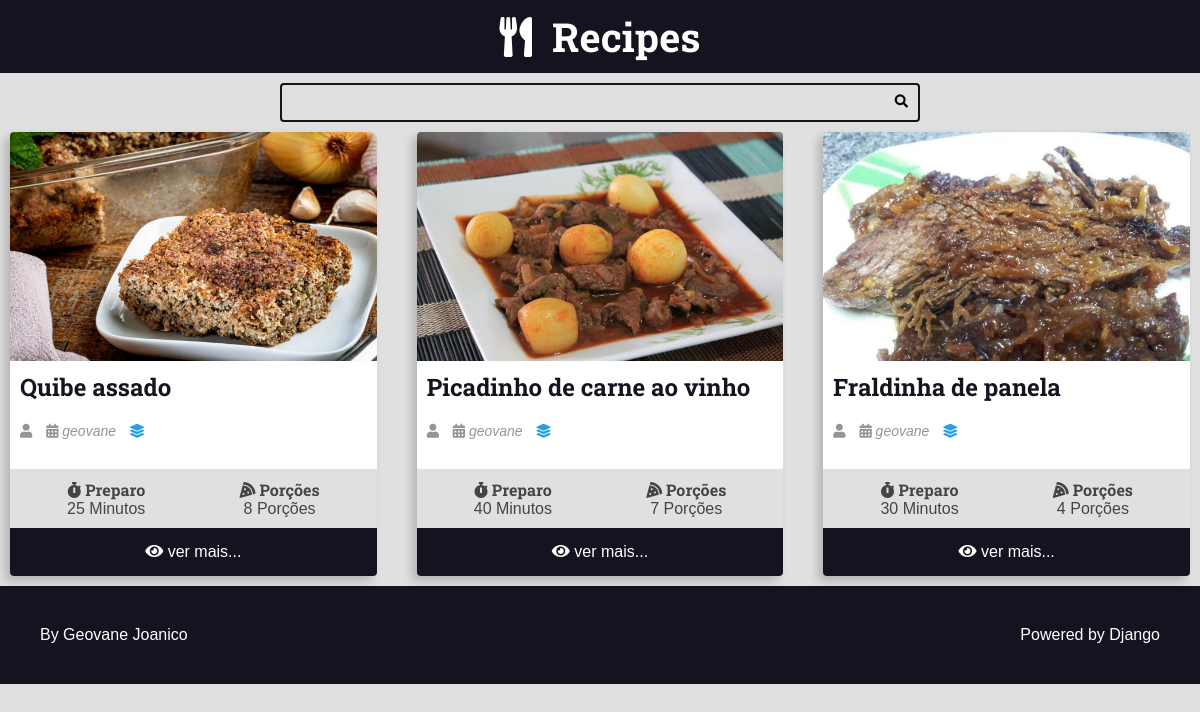
/recipes/category/2/, run on the app's committed database.
### recipes/models.py (models this page shows, shortened)
class Recipe(models.Model):
    title = models.CharField(max_length=65)
    descripition = models.CharField(max_length=165)
    slug = models.SlugField()
    preparation_time = models.IntegerField()
    preparation_time_unit = models.CharField(max_length=65)
    servings = models.IntegerField()
    servings_unit = models.CharField(max_length=65)
    preparation_steps = models.TextField()
    preparation_steps_is_html = models.BooleanField(default=False)
    created_at = models.DateField(auto_now_add=True)
    updated_at = models.DateField(auto_now=True)
    is_published = models.BooleanField(default=False)
    cover = models.ImageField(upload_to='recipes/covers/%Y/%m/%d/', blank=True, default='')
    category = models.ForeignKey(Category, on_delete=models.SET_NULL, null=True, blank=True, default=None,)
    author = models.ForeignKey(User, on_delete=models.SET_NULL, null=True)

### recipes/views.py (the view)
# urls.py: path('recipes/category/<int:category_id>/', views.category, name="category"),
def category(request, category_id):
    recipes = Recipe.objects.filter(category__id=category_id, is_published=True).order_by('-id')
    return render(request, 'recipes/pages/category.html', context={
        'recipes': recipes,
    })

### recipes/templates/recipes/pages/category.html (shortened to what this page needs)
{% extends "global/base.html" %}
{% block content %}
<div class="main-content main-content-list container">
    {% for recipe in recipes %}
    {% include 'recipes/partials/recipe.html' %}
    {% endfor %}
 </div>
 {% endblock content %}

### recipes/templates/recipes/partials/recipe.html (shortened to what this page needs)
<div class="recipe recipe-list-item">
    {% if recipe.cover %}
    <div class="recipe-cover">
        <a href="{% url 'recipes:recipe' recipe.id %}">
        <img src="{{recipe.cover.url}}" alt="Temporário">
        </a>
    </div>
    {% endif %}
    <div class="recipe-title-container">
        <h2 class="recipe-title">
        <a href="{% url 'recipes:recipe' recipe.id %}">
        {{recipe.title}}</h2>
    </div>
    <div class="recipe-author">
        <span class="recipe-author-item">
            <i class="fas fa-user"></i>
        </span>
        <span class="recipe-author-item">
            <i class="fas fa-calendar-alt"></i>
            {% if recipe.author.first_name %}
            {{ recipe.created_at|date:"d/m/Y" }} às {{ recipe.created_at|time:"H:i" }}
            {% else %}
            {{ recipe.author.username }}
            {% endif %}
        </span>
        {% if recipe.category is not None %}
            <span class="recipe-author-item">
                <a href="{% url "recipes:category" recipe.category.id %}">
                    <i class="fas fa-layer-group"></i>
                </a>
            </span>
        {% endif %}
    </div>
    <div class="recipe-content">
    </div>
    <div class="recipe-meta-container">
        <div class="recipe-meta recipe-preparation">
            <h3 class="recipe-meta-title"><i class="fas fa-stopwatch"></i> Preparo</h3>
            <div class="recipe-meta-text">
                {{recipe.preparation_time}} {{recipe.preparation_time_unit}}
            </div>
        </div>
        <div class="recipe-meta recipe-servings">
            <h3 class="recipe-meta-title"><i class="fas fa-pizza-slice"></i> Porções</h3>
            <div class="recipe-meta-text">
                {{recipe.servings}} {{recipe.servings_unit}}
            </div>
        </div>
    </div>
    {% if is_detail_page is not True %}
    <footer class="recipe-footer">
        <a class="recipe-read-more button button-dark button-full-width" href={% url 'recipes:recipe' recipe.id %}>
            <i class="fas fa-eye"></i>
            <span>ver mais...</span>
    </footer>
    {% endif %}
</div>

### recipes/static/recipes/css/styles.css (style rules this page uses)
:root { --color-primary: #269fe6; --color-primary-hover: #2086c2; --color-primary-dark: #13141f; --color-primary-dark-hover: #212336; --color-primary-light: #d4ecfa; --color-primary-light-hover: #bdd8e7; --color-white: #fff; --color-black: #000; --color-dark-text: #444; --color-info-light: #cce5ff; --color-debug-light: #cce5ff; --color-success-light: #d4edda; --color-alert-light: #fff3cd; --color-warning-light: #fff3cd; --color-error-light: #f8d7da; --color-info-dark: #4d86c4; --color-debug-dark: #4d86c4; --color-success-dark: #4a9c5d; --color-alert-dark: #927f40; --color-warning-dark: #927f40; --color-error-dark: #da525d; --color-gray-0: #f9f9f9; --color-gray-1: #e0e0e0; --color-gray-2: #c7c7c7; --color-gray-3: #aeaeae; --color-gray-4: #959595; --color-gray-5: #7d7d7d; --color-gray-6: #646464; --color-gray-7: #4b4b4b; --color-gray-8: #323232; --color-gray-9: #191919; --font-primary: sans-serif; --font-headings: 'Roboto Slab', serif; --spacing-gutter-medium: 10px; --spacing-gutter-large: 4rem; }
* { padding: 0; margin: 0; box-sizing: border-box; }
html { font-size: 62.5%; }
body { font-size: 1.6rem; font-family: var(--font-primary); background: var(--color-gray-1); color: var(--color-dark-text); }
h1, h2, h3, h4, h5, h6 { font-family: var(--font-headings); }
.container { max-width: 144rem; margin: 0 auto; padding: var(--spacing-gutter-medium); }
.main-content { padding-top: 0; }
.main-content-list { display: grid; grid-template-columns: repeat(auto-fit, minmax(340px, 1fr)); gap: var(--spacing-gutter-large); }
.recipe { background: var(--color-white); box-shadow: -5px 5px 10px rgba(0, 0, 0, .2); transform: scale(1); transition: all 300ms ease-in-out; border-radius: .4rem; overflow: hidden; }
.recipe img { max-width: 100%; }
.recipe-list-item { max-width: 64rem; height: fit-content; }
.recipe-title-container { padding: var(--spacing-gutter-medium); padding-bottom: 2rem; }
.recipe-title-container a { text-decoration: none; color:var(--color-primary-dark); }
.recipe-author { padding: 0 var(--spacing-gutter-medium); }
.recipe-content { padding: var(--spacing-gutter-medium); padding-top: 2rem; }
.recipe-author-item { color: var(--color-gray-4); margin-right: 1rem; font-style: italic; font-size: 1.4rem; }
.recipe-author a { color: var(--color-primary); transition: all 300ms ease-in-out; text-decoration: none; }
.recipe-meta-container { display: flex; flex-flow: row wrap; padding: var(--spacing-gutter-medium); background: var(--color-gray-1); }
.recipe-meta { display: flex; flex-flow: column nowrap; flex-shrink: 1; flex-grow: 1; text-align: center; }
.recipe-meta-title { font-size: 1.6rem; }
.recipe-footer a { background: var(--color-primary-dark); display: block; color: var(--color-white); text-decoration: none; text-align: center; padding: 1.5rem var(--spacing-gutter-medium); transition: all 300ms ease-in-out; }

### data on the page
Recipe: cover (picture), title "Quibe assado", author.username "geovane", preparation_time "25", preparation_time_unit "Minutos", servings "8", servings_unit "Porções"
Recipe: cover (picture), title "Picadinho de carne ao vinho", author.username "geovane", preparation_time "40", preparation_time_unit "Minutos", servings "7", servings_unit "Porções"
Recipe: cover (picture), title "Fraldinha de panela", author.username "geovane", preparation_time "30", preparation_time_unit "Minutos", servings "4", servings_unit "Porções"
